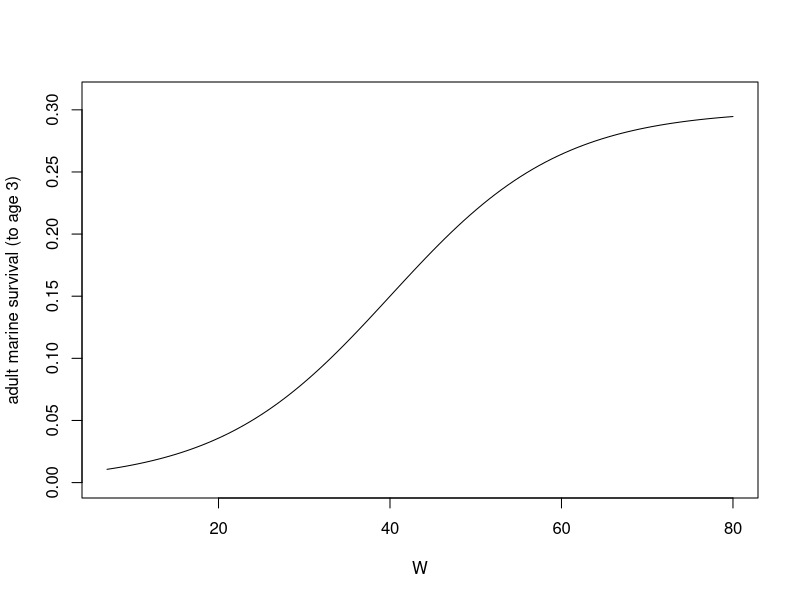
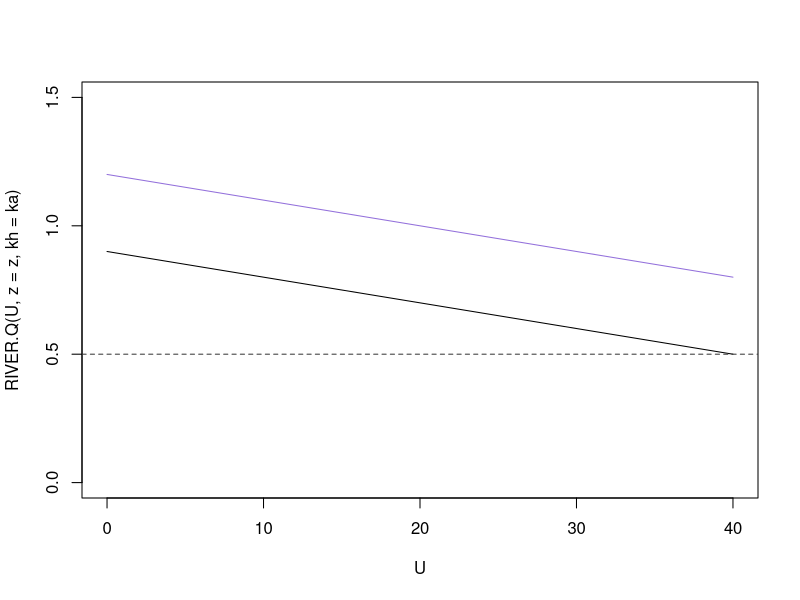
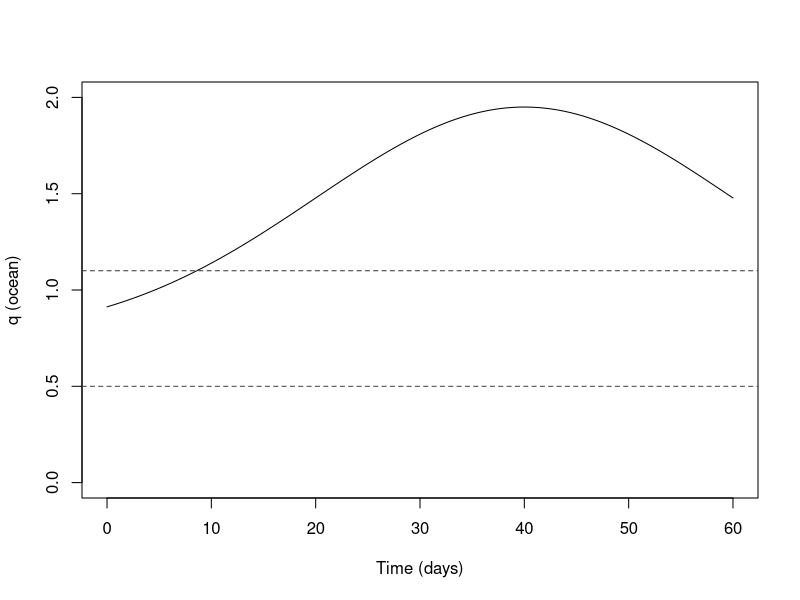
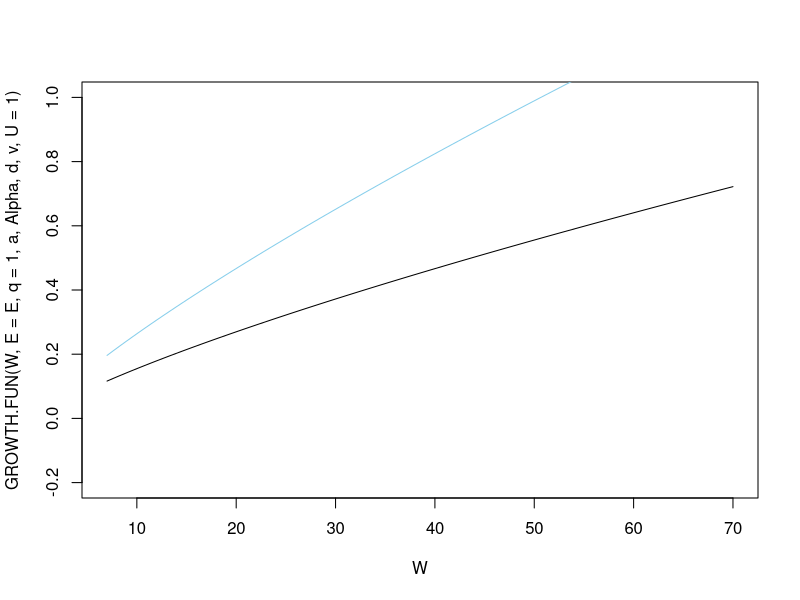

These figures' R source, in order:


## (2.0) State Dynamics ## Choosing parameters ##

options(scipen=999)


# Terminal Fitness Function
Ws    <- 40
r     <- 0.1
Smax  <- 0.3

TERM.FUN <- function(W, Ws, r, Smax){ Smax/(1+exp(-r*(W-Ws))) }

curve(TERM.FUN(W, Ws=Ws , r=r, Smax=Smax), xname="W", xlim=c(7,80), ylim=c(0,0.31), ylab="adult marine survival (to age 3)")

#river growth by speed
z     <- -0.01
ka    <- 0.9 # can vary btw 0.9 and 1.3
kn    <- 1.2 # can vary btw 0.9 and 1.3

RIVER.Q <- function(U, z, kh) { z*U+kh }
curve(RIVER.Q(U, z=z, kh=ka), xname="U", xlim=c(0,40), ylim=c(0,1.5))
curve(RIVER.Q(U, z=z, kh=kn), xname="U", add=T, col="mediumpurple")
abline(h=0.5, col="gray24", lty="dashed")

RIVER.Q(U=0, z=-0.01, kh=ka)
RIVER.Q(U=20, z=-0.01, kh=ka)
RIVER.Q(U=40, z=-0.01, kh=ka)


# ocean growth
f     <- 0.75
g     <- 1.2
c     <- 40
j     <- 0.05

OCEAN.Q <-    function(t, f, g, c, j) { f + g*exp(-(t-c)^2/2*j^2) }
curve(OCEAN.Q(t,f=f, g=g, c=c, j=j), xlim=c(0, 60), ylab="q (ocean)",
      xlab="Time (days)", xname = "t", ylim=c(0,2))
abline(h=1.1, col="gray24", lty="dashed") #river value max (paused in natural)
abline(h=0.5, col="gray24", lty="dashed") #river value min (fast in altered)

  
# Total Growth
E     <- 0.03
a     <- 0.86
Alpha <- 0.00607
d     <- 1
dn0   <- 0.7
v     <- 0.027

GROWTH.FUN <- function(W, E, q, a, Alpha, d, v, U)    { q*E*W^a - d*Alpha*W*exp(v*U) }

curve(GROWTH.FUN(W, E=E, q=1, a, Alpha, d, v, U=1), xname="W", xlim=c(7,70), ylim=c(-0.2,1))
curve(GROWTH.FUN(W, E=E, q=1.5, a, Alpha, d, v, U=1), xname="W", add=T, col="skyblue")


## Simulate Growth to Check for realistic growth rates.
sim.mix <- data.frame(t=seq(1,60, by=1), X=rep(NA, 60), 
                      h=rep(NA, 60), U=rep(NA, 60))     # set baseline values.

sim.mix[1,2] <- 7.1 # set starting values for mass, 10g

sim.mix[31:60, 3] <- rep("o", 30)   # final 30 days in ocean
sim.mix[1:30, 3] <- sample(0:1, 30, replace=T, prob=c(0.5,0.5))  # first 30 days random between altered and natural
sim.mix$h[sim.mix$h == "1"] <- "a"   # change 1 from sample function to "a"
sim.mix$h[sim.mix$h == "0"] <- "n"   # change 0 from sample function to "n"

sim.mix[31:60, 4] <- rep(0, 30)   # last 30 days move 0 in ocean
sim.mix[1:30, 4] <- sample(0:2, 30, replace=T)  # first 30 days random sample between 0,1,2.
sim.mix$U[sim.mix$U == "1"] <- 20  # change 1 from sample function to "20" km/day
sim.mix$U[sim.mix$U == "2"] <- 40  # change 2 from sample function to "40" km/day


#for loop to simulate salmon mass over 60 days in a mix of habitats.
for(t in 1:59){
  sim.mix[t+1,2]<- sim.mix[t,2] + GROWTH.FUN(W = sim.mix[t,2], E=E, a=a, Alpha=Alpha, v=v,
                             d = ifelse(sim.mix[t,3] == "n" & sim.mix[t,4] == 0, dn0, d),
                              q= ifelse(sim.mix[t,3] == "o", OCEAN.Q(t=sim.mix[t,1], f=f, g=g, c=c, j=j),
                                        ifelse(sim.mix[t,3] == "a", RIVER.Q(U=sim.mix[t,4], z=z, kh=ka), 
                                               RIVER.Q(U=sim.mix[t,4], z=z, kh=kn))),
                              U=sim.mix[t,4]) } # end loop.

sim.mix # look at trajectories.
(sim.mix[30,2] - sim.mix[1,2]) / 30  # daily river growth 0.0133 g/day (E = 0.02), 0.045 (E=0.3)
(sim.mix[60,2] - sim.mix[31,2]) / 30  # daily ocean growth 0.131 g/day (E = 0.02), .0278 (E=0.3)




# Survival
SURV.FUN <-   function(W, Bu, Bh, Bw, M, m, y, P)     { (1-M*(Bu + Bh + Bw*W^m))^(y*P) }



